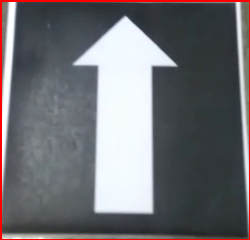
#> input picture 04_HW/up/25.png, 250 x 240 px, found by its file name
$ jupyter execute --allow-errors hw_04.ipynb   (older library calls are emulated)
#> lines starting #> are read from the running program, lines starting #| are printed output that depends on the picture; after the words box and inside, x2 and y2 are one past the last pixel; in counts of white or black regions, pixels touching at a corner belong together
[cell 1]
import cv2
import numpy as np
import os

[cell 2]
left_ref = cv2.imread('left/25.png')
#> left_ref is the input picture: shape (240, 250, 3); mean B, G, R 115.5, 111.7, 112.6
right_ref = cv2.imread('right/244.png')
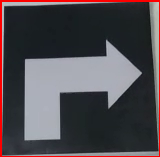
#> input picture 04_HW/right/244.png, 160 x 157 px
#> right_ref is the input picture: shape (157, 160, 3); mean B, G, R 78.9, 74.2, 79.7
up_ref = cv2.imread('up/295.png')

[cell 3]
def otsu_binarization(references):
    gray_references = []
    ret = []
    th = []

    for ref in references:
        gray = cv2.cvtColor(ref, cv2.COLOR_BGR2GRAY)
        r, t = cv2.threshold(gray, 0, 255, cv2.THRESH_BINARY + cv2.THRESH_OTSU)

        gray_references.append(gray)
        ret.append(r)
        th.append(t)
#> this loop made 3 passes
#> r on passes 1 to 2: 157, 103
#> ref on pass 3: None
#> pass 1, in otsu_binarization, `gray = cv2.cvtColor(ref, cv2.COLOR_BGR2GRAY)`:
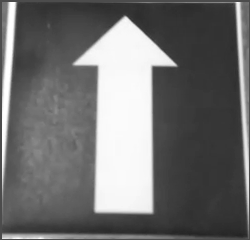
#> gray: shape (240, 250); min 36, max 255, mean 112.4
#> pass 1, in otsu_binarization, `r, t = cv2.threshold(gray, 0, 255, cv2.THRESH_BINARY + cv2.THRESH_OTSU)`:
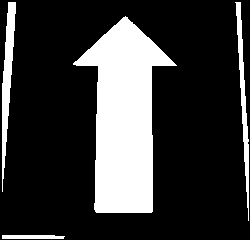
#> t: shape (240, 250); 22.3% white; 4 white regions, box (x1, y1, x2, y2) and area: (73, 16, 177, 213) 11015, (2, 2, 16, 192) 1190, (235, 2, 249, 221) 907, (2, 235, 65, 239) 240
#> pass 2, in otsu_binarization, `gray = cv2.cvtColor(ref, cv2.COLOR_BGR2GRAY)`:
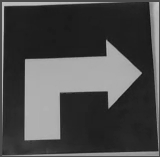
#> gray: shape (157, 160); min 21, max 198, mean 76.4
#> pass 2, in otsu_binarization, `r, t = cv2.threshold(gray, 0, 255, cv2.THRESH_BINARY + cv2.THRESH_OTSU)`:
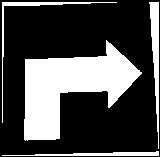
#> t: shape (157, 160); 29.3% white; 4 white regions, box (x1, y1, x2, y2) and area: (24, 40, 142, 141) 5748, (149, 2, 159, 149) 723, (2, 2, 117, 123) 471, (2, 151, 159, 156) 416
#> after the loop, gray_references = 2 items; ret = [157, 103]; th = 2 items

    return ret, th
